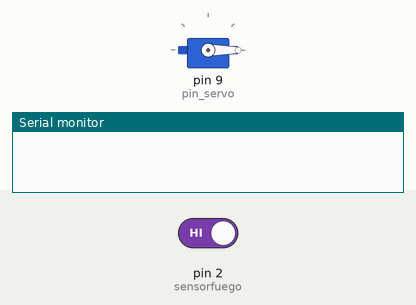
Simulated run of this sketch. Board: Arduino Uno, built with avr-gcc and run on an emulated ATmega328P. Parts: servo, the last lines printed to the serial monitor. The test bench sets the inputs (shaded band); at power-on: pin 2 (sensorfuego) HIGH.

Above: at 1.2 s.
1.3 s: pin 2 (sensorfuego) driven LOW
At 2.5 s:
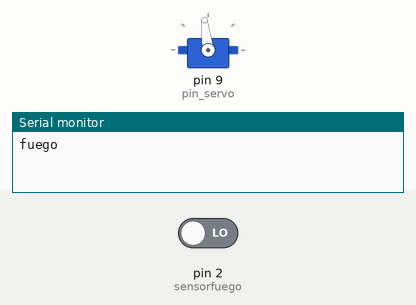
2.8 s: pin 2 (sensorfuego) driven HIGH
At 3.7 s:
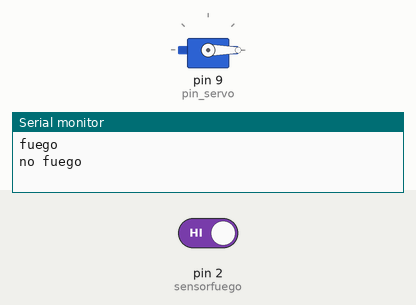
Timing chart, 0 to 5.8 s (numbered marks = the images above; inputs shaded):
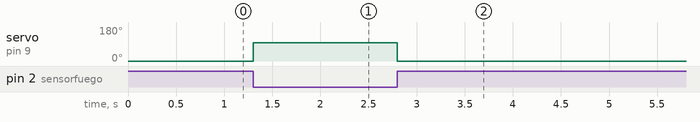

The sketch:

TP4EJ5.ino
```cpp
/* 5. Un servo controla la llave del aspersor de agua para incendios de una habitación (dado que no hay presupuesto
 para un aspersor eléctrico), programe las interrupciones necesarias para encender y apagar el aspersor, tenga en
 cuenta que debe girar 97 grados el servo para mover la llave del aspersor.*/

#include "Servo.h"

#define pin_servo 9
#define sensorfuego 2

Servo servoMotor;
int valorSensor;

void setup() {
  Serial.begin(9600);
  pinMode(sensorfuego,INPUT);
  // Iniciamos el servo para que empiece a trabajar con el pin elegido
  servoMotor.attach(pin_servo);
  attachInterrupt(digitalPinToInterrupt(sensorfuego), encender, CHANGE);
  servoMotor.write(0);
}

void loop() {
}

void encender(){
  if (digitalRead(sensorfuego)==0){
    servoMotor.write(97);
    Serial.println("fuego");
  }
   else{
    servoMotor.write(0);
    Serial.println("no fuego");
   }
}
```

Measured:
- after the input at 1.3 s, servo on pin 9 (pin_servo): 0° → 97° at once
- after the input at 2.8 s, servo on pin 9 (pin_servo): 97° → 0° at once
